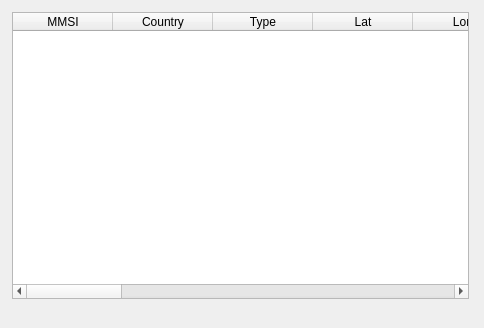
<?xml version="1.0" encoding="UTF-8"?>
<ui version="4.0">
 <class>AISGUI</class>
 <widget class="RollupContents" name="AISGUI">
  <property name="geometry">
   <rect>
    <x>0</x>
    <y>0</y>
    <width>484</width>
    <height>328</height>
   </rect>
  </property>
  <property name="sizePolicy">
   <sizepolicy hsizetype="Expanding" vsizetype="Expanding">
    <horstretch>0</horstretch>
    <verstretch>0</verstretch>
   </sizepolicy>
  </property>
  <property name="minimumSize">
   <size>
    <width>320</width>
    <height>100</height>
   </size>
  </property>
  <property name="maximumSize">
   <size>
    <width>16777215</width>
    <height>16777215</height>
   </size>
  </property>
  <property name="font">
   <font>
    <pointsize>9</pointsize>
   </font>
  </property>
  <property name="windowTitle">
   <string>AIS</string>
  </property>
  <property name="layoutDirection">
   <enum>Qt::LeftToRight</enum>
  </property>
  <widget class="QWidget" name="tableContainer" native="true">
   <property name="geometry">
    <rect>
     <x>10</x>
     <y>10</y>
     <width>461</width>
     <height>291</height>
    </rect>
   </property>
   <property name="sizePolicy">
    <sizepolicy hsizetype="Expanding" vsizetype="Expanding">
     <horstretch>0</horstretch>
     <verstretch>0</verstretch>
    </sizepolicy>
   </property>
   <property name="windowTitle">
    <string>Суда, базовые станции и СНО</string>
   </property>
   <layout class="QVBoxLayout" name="verticalLayout">
    <property name="spacing">
     <number>3</number>
    </property>
    <property name="leftMargin">
     <number>2</number>
    </property>
    <property name="topMargin">
     <number>2</number>
    </property>
    <property name="rightMargin">
     <number>2</number>
    </property>
    <property name="bottomMargin">
     <number>2</number>
    </property>
    <item>
     <widget class="QTableWidget" name="vessels">
      <property name="toolTip">
       <string>Суда</string>
      </property>
      <property name="editTriggers">
       <set>QAbstractItemView::NoEditTriggers</set>
      </property>
      <column>
       <property name="text">
        <string>MMSI</string>
       </property>
       <property name="toolTip">
        <string>Идентификатор MMSI</string>
       </property>
      </column>
      <column>
       <property name="text">
        <string>Country</string>
       </property>
       <property name="toolTip">
        <string>Страна юрисдикции станции/судна</string>
       </property>
      </column>
      <column>
       <property name="text">
        <string>Type</string>
       </property>
       <property name="toolTip">
        <string>Тип сообщения</string>
       </property>
      </column>
      <column>
       <property name="text">
        <string>Lat</string>
       </property>
       <property name="toolTip">
        <string>Широта в градусах. Восток — плюс.</string>
       </property>
      </column>
      <column>
       <property name="text">
        <string>Lon</string>
       </property>
       <property name="toolTip">
        <string>Долгота в градусах. Север — плюс.</string>
       </property>
      </column>
      <column>
       <property name="text">
        <string>Course</string>
       </property>
       <property name="toolTip">
        <string>Курс в градусах.</string>
       </property>
      </column>
      <column>
       <property name="text">
        <string>Speed</string>
       </property>
       <property name="toolTip">
        <string>Скорость в узлах.</string>
       </property>
      </column>
      <column>
       <property name="text">
        <string>Heading</string>
       </property>
       <property name="toolTip">
        <string>Курс в градусах.</string>
       </property>
      </column>
      <column>
       <property name="text">
        <string>Status</string>
       </property>
      </column>
      <column>
       <property name="text">
        <string>IMO</string>
       </property>
       <property name="toolTip">
        <string>Номер ИМО</string>
       </property>
      </column>
      <column>
       <property name="text">
        <string>Name</string>
       </property>
       <property name="toolTip">
        <string>Название судна</string>
       </property>
      </column>
      <column>
       <property name="text">
        <string>Callsign</string>
       </property>
      </column>
      <column>
       <property name="text">
        <string>Ship Type</string>
       </property>
      </column>
      <column>
       <property name="text">
        <string>Length</string>
       </property>
      </column>
      <column>
       <property name="text">
        <string>Destination</string>
       </property>
      </column>
      <column>
       <property name="text">
        <string>Позиция обновлена</string>
       </property>
       <property name="toolTip">
        <string>Время последней позиции</string>
       </property>
      </column>
      <column>
       <property name="text">
        <string>Updated</string>
       </property>
       <property name="toolTip">
        <string>Время последнего сообщения</string>
       </property>
      </column>
      <column>
       <property name="text">
        <string>Messages</string>
       </property>
       <property name="toolTip">
        <string>Принято сообщений</string>
       </property>
      </column>
     </widget>
    </item>
   </layout>
  </widget>
 </widget>
 <customwidgets>
  <customwidget>
   <class>RollupContents</class>
   <extends>QWidget</extends>
   <header>gui/rollupcontents.h</header>
   <container>1</container>
  </customwidget>
 </customwidgets>
 <resources>
  <include location="../../../sdrgui/resources/res.qrc"/>
 </resources>
 <connections/>
</ui>
